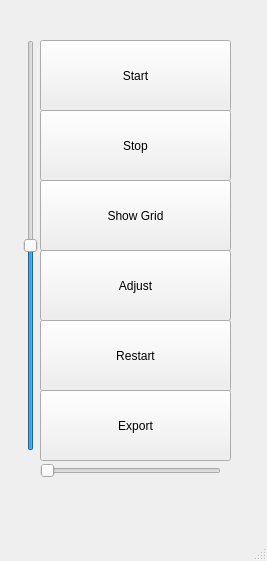
<?xml version="1.0" encoding="UTF-8"?>
<ui version="4.0">
 <class>MainWindow</class>
 <widget class="QMainWindow" name="MainWindow">
  <property name="geometry">
   <rect>
    <x>0</x>
    <y>0</y>
    <width>267</width>
    <height>561</height>
   </rect>
  </property>
  <property name="windowTitle">
   <string>MainWindow</string>
  </property>
  <widget class="QWidget" name="centralwidget">
   <widget class="QWidget" name="verticalLayoutWidget">
    <property name="geometry">
     <rect>
      <x>20</x>
      <y>10</y>
      <width>201</width>
      <height>21</height>
     </rect>
    </property>
    <layout class="QVBoxLayout" name="layout"/>
   </widget>
   <widget class="QPushButton" name="start">
    <property name="geometry">
     <rect>
      <x>40</x>
      <y>40</y>
      <width>191</width>
      <height>71</height>
     </rect>
    </property>
    <property name="text">
     <string>Start</string>
    </property>
   </widget>
   <widget class="QPushButton" name="stop">
    <property name="geometry">
     <rect>
      <x>40</x>
      <y>110</y>
      <width>191</width>
      <height>71</height>
     </rect>
    </property>
    <property name="text">
     <string>Stop</string>
    </property>
   </widget>
   <widget class="QPushButton" name="restart">
    <property name="geometry">
     <rect>
      <x>40</x>
      <y>320</y>
      <width>191</width>
      <height>71</height>
     </rect>
    </property>
    <property name="text">
     <string>Restart</string>
    </property>
   </widget>
   <widget class="QSlider" name="horizontalSlider">
    <property name="geometry">
     <rect>
      <x>40</x>
      <y>460</y>
      <width>181</width>
      <height>22</height>
     </rect>
    </property>
    <property name="orientation">
     <enum>Qt::Horizontal</enum>
    </property>
   </widget>
   <widget class="QSlider" name="verticalSlider">
    <property name="geometry">
     <rect>
      <x>20</x>
      <y>40</y>
      <width>22</width>
      <height>411</height>
     </rect>
    </property>
    <property name="maximum">
     <number>100</number>
    </property>
    <property name="pageStep">
     <number>8</number>
    </property>
    <property name="value">
     <number>50</number>
    </property>
    <property name="orientation">
     <enum>Qt::Vertical</enum>
    </property>
    <property name="invertedAppearance">
     <bool>false</bool>
    </property>
    <property name="invertedControls">
     <bool>false</bool>
    </property>
   </widget>
   <widget class="QPushButton" name="adjust">
    <property name="geometry">
     <rect>
      <x>40</x>
      <y>250</y>
      <width>191</width>
      <height>71</height>
     </rect>
    </property>
    <property name="text">
     <string>Adjust</string>
    </property>
    <property name="checkable">
     <bool>true</bool>
    </property>
   </widget>
   <widget class="QLabel" name="label">
    <property name="geometry">
     <rect>
      <x>90</x>
      <y>0</y>
      <width>291</width>
      <height>41</height>
     </rect>
    </property>
    <property name="font">
     <font>
      <pointsize>24</pointsize>
     </font>
    </property>
    <property name="text">
     <string/>
    </property>
   </widget>
   <widget class="QPushButton" name="export_2">
    <property name="geometry">
     <rect>
      <x>40</x>
      <y>390</y>
      <width>191</width>
      <height>71</height>
     </rect>
    </property>
    <property name="text">
     <string>Export</string>
    </property>
   </widget>
   <widget class="QPushButton" name="gird">
    <property name="geometry">
     <rect>
      <x>40</x>
      <y>180</y>
      <width>191</width>
      <height>71</height>
     </rect>
    </property>
    <property name="text">
     <string>Show Grid</string>
    </property>
    <property name="checkable">
     <bool>true</bool>
    </property>
   </widget>
  </widget>
  <widget class="QMenuBar" name="menubar">
   <property name="geometry">
    <rect>
     <x>0</x>
     <y>0</y>
     <width>267</width>
     <height>22</height>
    </rect>
   </property>
  </widget>
  <widget class="QStatusBar" name="statusbar"/>
 </widget>
 <resources/>
 <connections/>
</ui>
